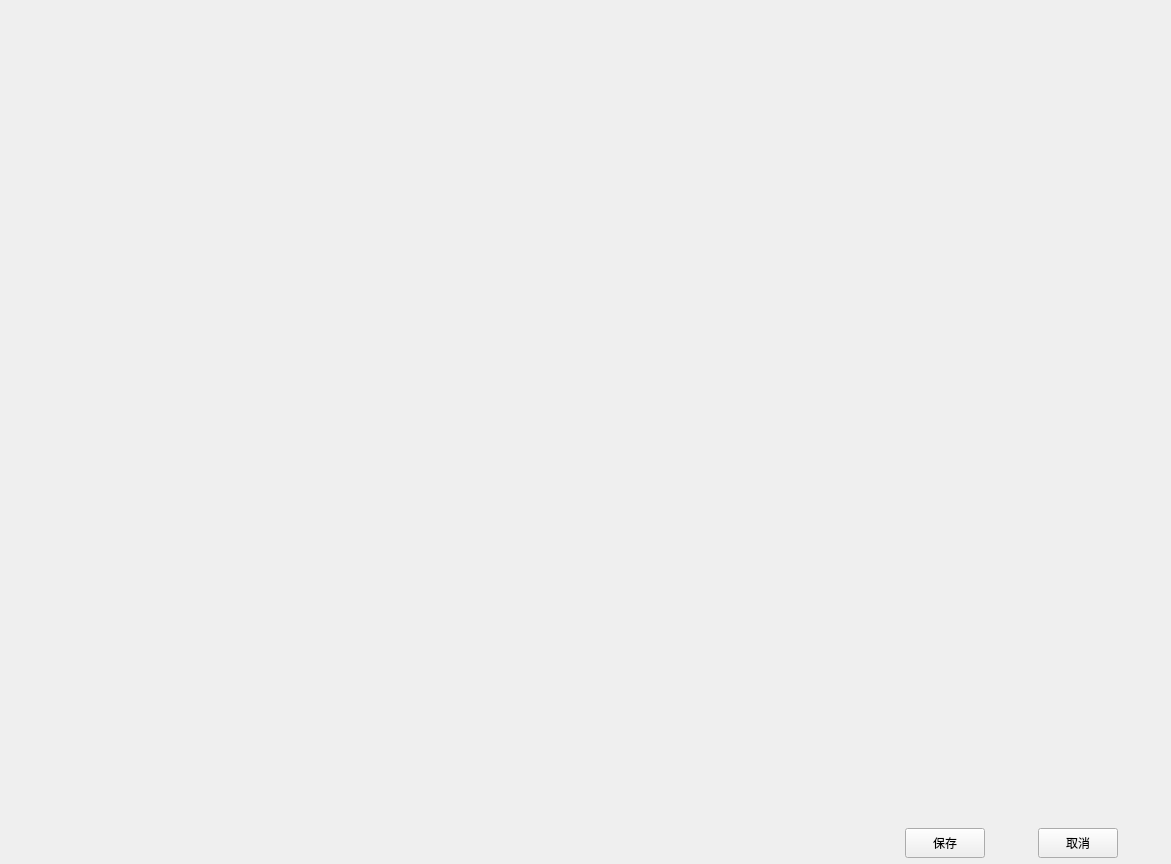
<?xml version="1.0" encoding="UTF-8"?>
<ui version="4.0">
 <class>ParamPYWidget</class>
 <widget class="QWidget" name="ParamPYWidget">
  <property name="geometry">
   <rect>
    <x>0</x>
    <y>0</y>
    <width>1171</width>
    <height>864</height>
   </rect>
  </property>
  <property name="windowTitle">
   <string>参数界面</string>
  </property>
  <layout class="QHBoxLayout" name="horizontalLayout" stretch="8,3">
   <property name="spacing">
    <number>2</number>
   </property>
   <property name="margin">
    <number>0</number>
   </property>
   <item>
    <widget class="GraphicsView" name="h_gVShowRealImg" native="true"/>
   </item>
   <item>
    <widget class="QWidget" name="widget_1" native="true">
     <layout class="QVBoxLayout" name="verticalLayout" stretch="20,1">
      <property name="spacing">
       <number>0</number>
      </property>
      <property name="margin">
       <number>0</number>
      </property>
      <item>
       <widget class="QWidget" name="widget_param" native="true"/>
      </item>
      <item>
       <widget class="QWidget" name="widget" native="true">
        <layout class="QHBoxLayout" name="horizontalLayout_2">
         <property name="spacing">
          <number>0</number>
         </property>
         <property name="margin">
          <number>0</number>
         </property>
         <item>
          <spacer name="horizontalSpacer_2">
           <property name="orientation">
            <enum>Qt::Horizontal</enum>
           </property>
           <property name="sizeHint" stdset="0">
            <size>
             <width>40</width>
             <height>20</height>
            </size>
           </property>
          </spacer>
         </item>
         <item>
          <widget class="QPushButton" name="h_pBtSave">
           <property name="minimumSize">
            <size>
             <width>0</width>
             <height>30</height>
            </size>
           </property>
           <property name="text">
            <string>保存</string>
           </property>
          </widget>
         </item>
         <item>
          <spacer name="horizontalSpacer">
           <property name="orientation">
            <enum>Qt::Horizontal</enum>
           </property>
           <property name="sizeHint" stdset="0">
            <size>
             <width>40</width>
             <height>20</height>
            </size>
           </property>
          </spacer>
         </item>
         <item>
          <widget class="QPushButton" name="h_pBtCancel">
           <property name="minimumSize">
            <size>
             <width>0</width>
             <height>30</height>
            </size>
           </property>
           <property name="text">
            <string>取消</string>
           </property>
          </widget>
         </item>
         <item>
          <spacer name="horizontalSpacer_3">
           <property name="orientation">
            <enum>Qt::Horizontal</enum>
           </property>
           <property name="sizeHint" stdset="0">
            <size>
             <width>40</width>
             <height>20</height>
            </size>
           </property>
          </spacer>
         </item>
        </layout>
       </widget>
      </item>
     </layout>
    </widget>
   </item>
  </layout>
 </widget>
 <customwidgets>
  <customwidget>
   <class>GraphicsView</class>
   <extends>QWidget</extends>
   <header location="global">pyqtgraph.h</header>
   <container>1</container>
  </customwidget>
 </customwidgets>
 <resources/>
 <connections/>
</ui>
